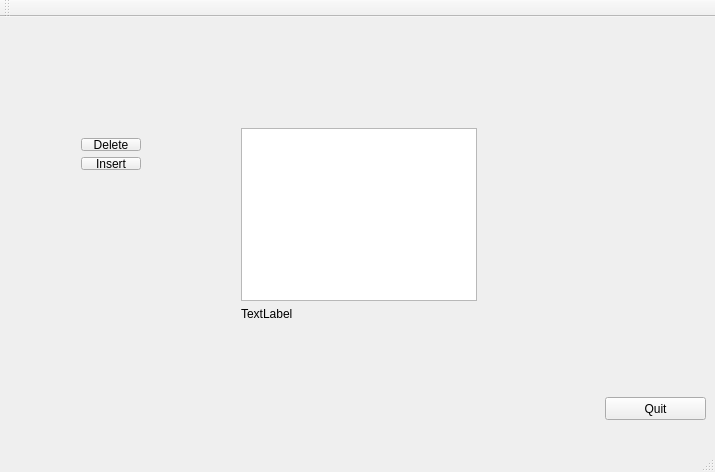
<?xml version="1.0" encoding="UTF-8"?>
<ui version="4.0">
 <class>MainWindow</class>
 <widget class="QMainWindow" name="MainWindow">
  <property name="geometry">
   <rect>
    <x>0</x>
    <y>0</y>
    <width>715</width>
    <height>472</height>
   </rect>
  </property>
  <property name="windowTitle">
   <string>MainWindow</string>
  </property>
  <widget class="QWidget" name="centralWidget">
   <widget class="QPushButton" name="quitButton">
    <property name="geometry">
     <rect>
      <x>605</x>
      <y>380</y>
      <width>101</width>
      <height>23</height>
     </rect>
    </property>
    <property name="text">
     <string>Quit</string>
    </property>
   </widget>
   <widget class="QWidget" name="">
    <property name="geometry">
     <rect>
      <x>230</x>
      <y>100</y>
      <width>258</width>
      <height>215</height>
     </rect>
    </property>
    <layout class="QVBoxLayout" name="verticalLayout">
     <item>
      <widget class="QListView" name="listView"/>
     </item>
     <item>
      <widget class="QLabel" name="label">
       <property name="text">
        <string>TextLabel</string>
       </property>
      </widget>
     </item>
    </layout>
   </widget>
   <widget class="QWidget" name="">
    <property name="geometry">
     <rect>
      <x>70</x>
      <y>110</y>
      <width>82</width>
      <height>54</height>
     </rect>
    </property>
    <layout class="QVBoxLayout" name="verticalLayout_2">
     <item>
      <widget class="QPushButton" name="deleteButton">
       <property name="text">
        <string>Delete</string>
       </property>
      </widget>
     </item>
     <item>
      <widget class="QPushButton" name="insertButton">
       <property name="text">
        <string>Insert</string>
       </property>
      </widget>
     </item>
    </layout>
   </widget>
  </widget>
  <widget class="QMenuBar" name="menuBar">
   <property name="geometry">
    <rect>
     <x>0</x>
     <y>0</y>
     <width>715</width>
     <height>20</height>
    </rect>
   </property>
  </widget>
  <widget class="QToolBar" name="mainToolBar">
   <attribute name="toolBarArea">
    <enum>TopToolBarArea</enum>
   </attribute>
   <attribute name="toolBarBreak">
    <bool>false</bool>
   </attribute>
  </widget>
  <widget class="QStatusBar" name="statusBar"/>
  <action name="actionAbout">
   <property name="text">
    <string>About</string>
   </property>
  </action>
 </widget>
 <layoutdefault spacing="6" margin="11"/>
 <resources/>
 <connections/>
</ui>
